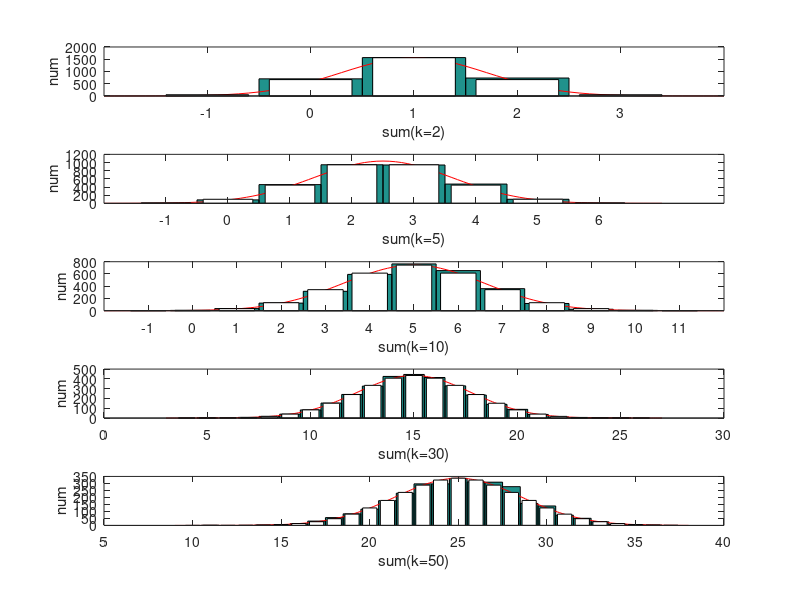

Recreate this plot in MATLAB.
trial_time=3000;
i=1;
for k=[2 5 10 30 50]
    trials=randi([0 1],k,trial_time);
    samples=sum(trials);
    subplot(5,1,i);
    i=i+1;
    hist(samples,min(samples)-1:max(samples)+1);
    hold on
    scaler=normcdf(0.5/(sqrt(k)*0.5))-normcdf(-0.5/(sqrt(k)*0.5));
    plot_range=min(samples)-2:0.1:max(samples)+2;
    y = gaussmf(plot_range,[sqrt(k)*0.5 0.5*k])*scaler*trial_time;
    plot(plot_range,y,'r');
    %%
    points=min(samples)-1-0.5:1:max(samples)+1+0.5
    points=points-k*0.5;
    points=points/(sqrt(k)*0.5);
    pp=normcdf(points);
    ppd=pp(2:end)-pp(1:end-1);
    bar(min(samples)-1:max(samples)+1,ppd*trial_time,'stacked','w')
    %%
    xlabel(strcat('sum(k=',num2str(k),')'));
    ylabel('num');
    hold off
end


